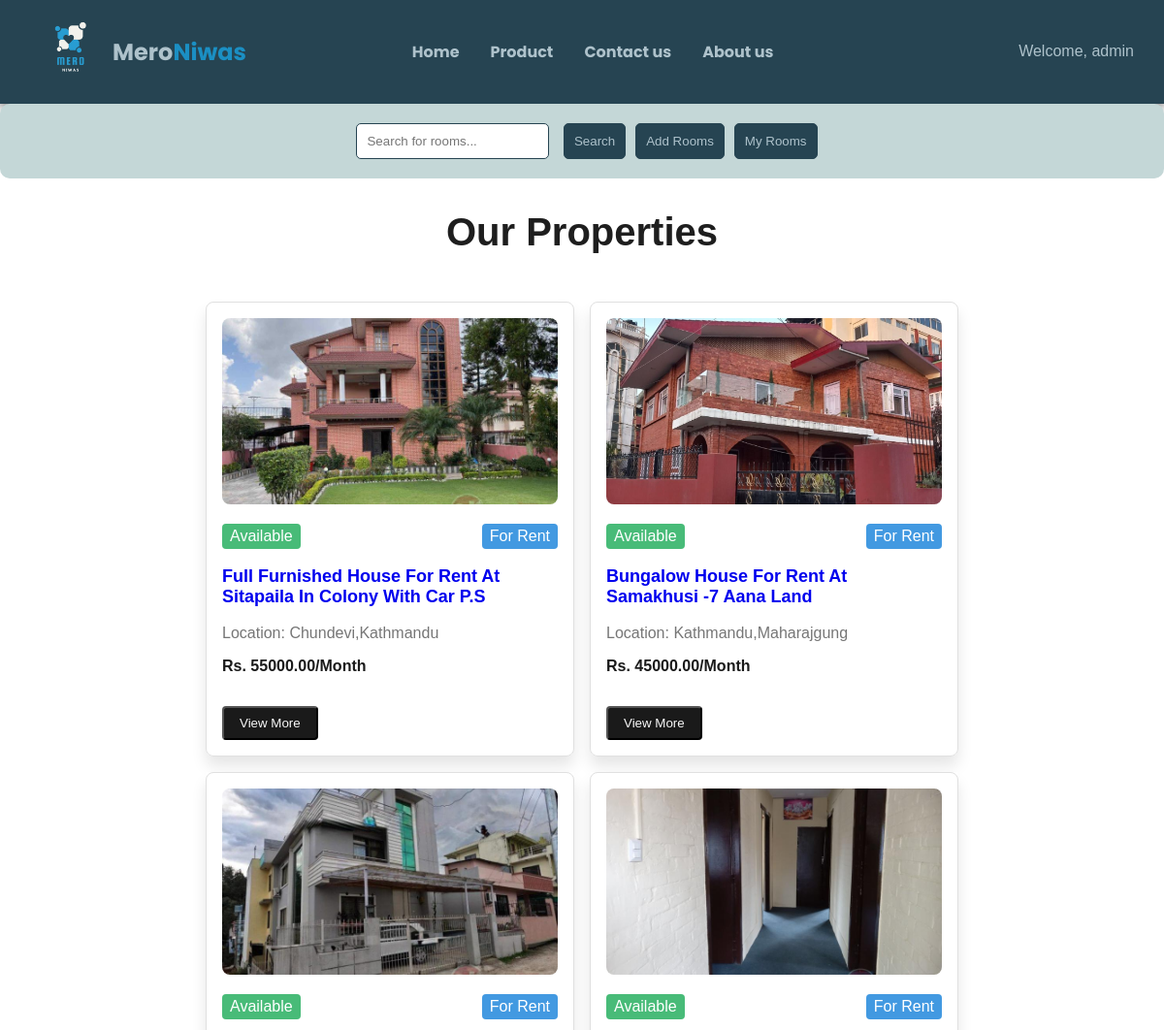
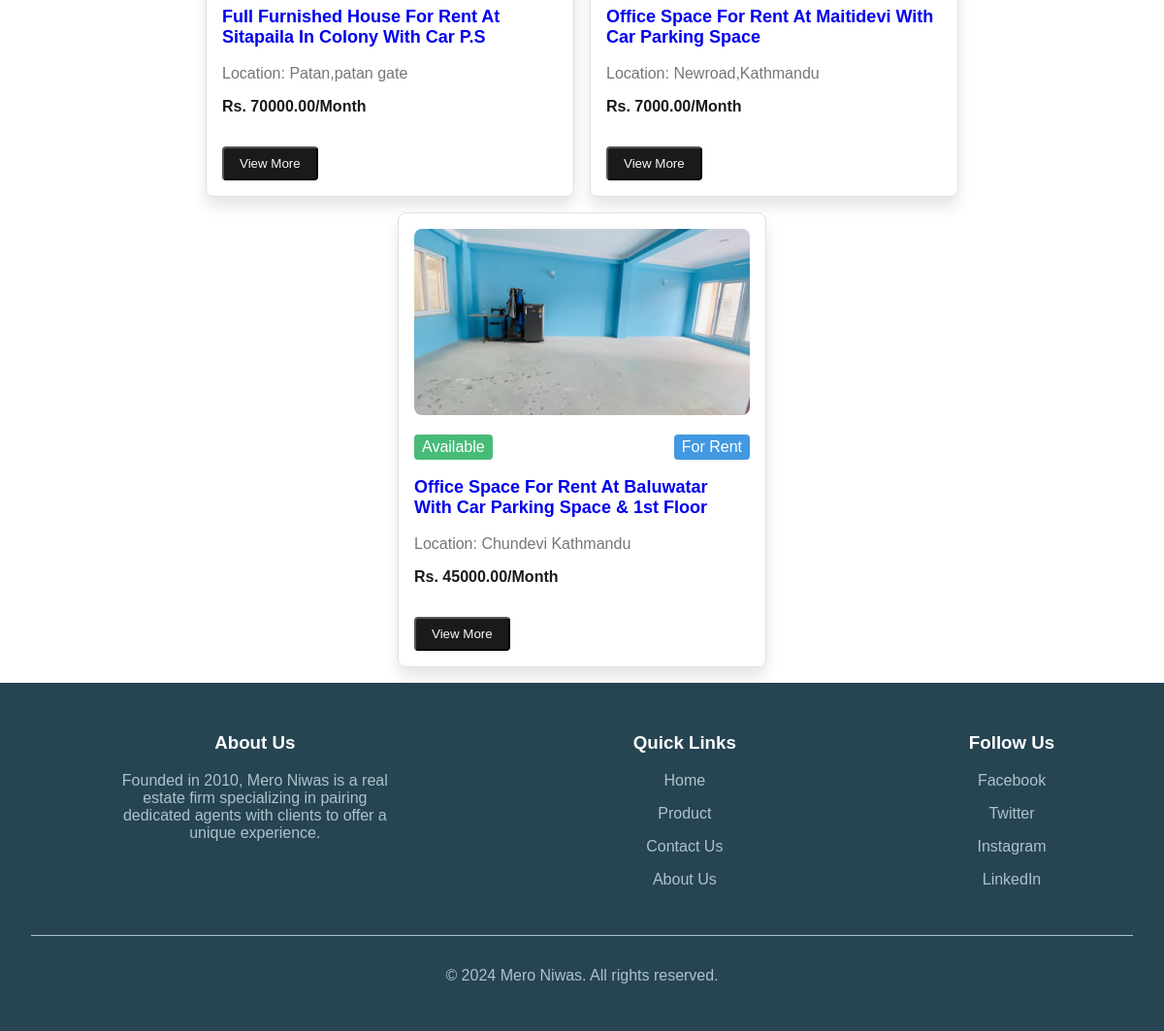
Screenshot of /Product/ (signed in) with the database file from the repository (2 pictures, top to bottom).
### home/models.py (models this page shows, shortened)
class Room(models.Model):
    title = models.CharField(max_length=200)
    description = models.TextField()
    img = models.FileField(upload_to='static/uploads')  # FileField for uploading images
    location = models.CharField(max_length=100)
    price = models.DecimalField(max_digits=10, decimal_places=2)
    user = models.CharField(default="null" , max_length=255, null=False)
    contact_number = models.CharField(max_length=15, null=True)
    email = models.EmailField(max_length=254, null=True)

### home/views.py (the view)
# urls.py: path('Product/', views.show_product, name='show_product'),
def show_product(request):
    rooms = Room.objects.all()
    if request.user.is_authenticated:
        user_profile = UserProfile.objects.get(user=request.user)
        if user_profile.accountType == "broker":
            return show_productBroker(request, rooms)
        else:
            return render(request, 'home/Product.html', {'rooms': rooms})
    return render(request, 'home/Product.html', {'rooms': rooms})

### home/views.py (called while the page is built)
def show_productBroker(request, rooms):
    return render(request, 'home/ProductBroker.html', {'rooms': rooms})

### home/templates/home/ProductBroker.html (shortened to what this page needs)
{% extends 'layout.html' %} {% load static %} {% block main_content %}
<link rel="stylesheet" href="{% static 'css/Product.css' %}" />
<main>
  <div class="search-filter">
    <form method="GET" action="{% url 'show_productBroker' %}">
      <input type="text" name="q" placeholder="Search for rooms..." />
      <button type="submit">Search</button>
    </form>
    <a href="{% url 'AddProduct' %}"><button>Add Rooms</button></a>
    <a href="{% url 'MyProduct' %}"><button>My Rooms</button></a>
  </div>
  <h2 style="display: flex; justify-content: center; font-size: 40px;">Our Properties</h2>
  <div class="bg-background text-foreground">
<section class="container mx-auto my-8">
  <div class=" grid grid-cols-1 md:grid-cols-3 gap-4" style="display: flex; flex-wrap: wrap; justify-content: center;">
    {% for room in rooms %}
  <a href="{% url 'product_detail' room.id %}" class="bg-white" style="width: 380px;">
    <div class="border p-4 rounded-lg shadow-lg" >
      <img src="/{{room.img}}" alt="Featured Property 1" class="w-full h-48 object-cover rounded-lg mb-4" />
      <div class="flex justify-between items-center mb-2">
        <span class="bg-green-500 text-white px-2 py-1 rounded">Available</span>
        <span class="bg-blue-500 text-white px-2 py-1 rounded">For Rent</span>
      </div>
      <h3 class="text-lg font-bold">{{ room.title }}</h3>
      <p class="text-muted-foreground mb-2">Location: {{ room.location }}</p>
      <p class="text-primary font-bold">Rs. {{ room.price }}/Month</p>
      <button class="bg-primary text-primary-foreground px-4 py-2 rounded mt-4">View More</button>
    </div>
  </a>
  {% endfor %}
  </div>
</section>
</div>
</main>
{% endblock %}

### templates/layout.html (shortened to what this page needs)
{% load static %}
<!DOCTYPE html>
<html lang="en">
  <head>
    <link rel="stylesheet" href="{% static 'css/style.css'%}" />
  </head>
  <body>
    <header>
      <nav class="navbar">
        <div class="logo">
          <a href="{% url 'home' %}">
            <img src="{% static 'Assets/logo.png'%}" alt="Error loading" />
            <h2 id="ttxt">Mero</h2>
            <h2 id="txt">Niwas</h2>
          </a>
        </div>
        <div class="naav">
          <div class="nav">
            <h4 class="nav-item"><a href="{% url 'home' %}">Home</a></h4>
            <h4 class="nav-item"><a href="{% url 'show_product' %}">Product</a></h4>
            <h4 class="nav-item">
              <a href="{% url 'ContactUs' %}">Contact us</a>
            </h4>
            <h4 class="nav-item"><a href="{% url 'about_us' %}">About us</a></h4>
          </div>
          {% if user.is_authenticated %}
              <div class="user-info">
                  <div class="dropdown">
                    <button class="dropdown-toggle">Welcome, {{ user.username }}</button>
                </div>
              </div>
          {% endif %}
        </div>
      </nav>
    </header>
    <div class="main">
      {% block main_content %} {% endblock %}
    </div>
    <footer>
      <div class="footer-content">
        <div class="footer-section about">
          <h3>About Us</h3>
          <p>
            Founded in 2010, Mero Niwas is a real estate firm specializing in
            pairing dedicated agents with clients to offer a unique experience.
          </p>
        </div>
        <div class="footer-section links">
          <h3>Quick Links</h3>
          <ul>
            <li><a href="#">Home</a></li>
            <li><a href="{% url 'show_product' %}">Product</a></li>
            <li><a href="{% url 'ContactUs'%}">Contact Us</a></li>
            <li><a href="{% url 'about_us' %}">About Us</a></li>
          </ul>
        </div>
        <div class="footer-section social">
          <h3>Follow Us</h3>
          <ul>
            <li><a href="#">Facebook</a></li>
            <li><a href="#">Twitter</a></li>
            <li><a href="#">Instagram</a></li>
            <li><a href="#">LinkedIn</a></li>
          </ul>
        </div>
      </div>
      <div class="footer-bottom">
        <p>&copy; 2024 Mero Niwas. All rights reserved.</p>
      </div>
    </footer>
  </body>
</html>

### static/css/style.css (style rules this page uses)
body { padding: 0; margin: 0; background-color: #e0f7fa; }
.navbar { display: flex; box-sizing: border-box; justify-content: space-between; font-family: "Poppins", sans-serif; background-color: #264452; border: 2px solid 264452; padding: 2vh; box-shadow: 0px 0px 15px 1px rgba(0, 0, 0, 0.75); -webkit-box-shadow: 0px 0px 15px 1px rgba(0, 0, 0, 0.75); -moz-box-shadow: 0px 0px 15px 1px rgba(0, 0, 0, 0.75); }
.logo, .nav, .log { display: flex; align-items: center; }
.logo { margin-left: 2vw; }
.naav { display: flex; justify-content: center; width: 65%; justify-content: space-between; text-align: center; left: 35%; }
.nav { gap: 2em; }
.logo a img { width: 4em; height: 4em; }
.logo a h2 { margin-left: 1vw; color: #aec2cb; }
.logo a { display: flex; text-decoration: none; }
#txt { color: #1b8fc3; margin-left: 0px; }
.nav h4 a { color: #aec2cb; text-decoration: none; }
.user-info { display: flex; align-items: center; justify-content: center; }
.dropdown { position: relative; display: inline-block; }
.dropdown-toggle { color: #aec2cb; padding: 10px 15px; font-size: 16px; border: none; cursor: pointer; background:none; }
footer { background-color: #264452; color: #aec2cb; padding: 2em; text-align: center; }
.footer-content { display: flex; justify-content: center; margin-bottom: 2em; gap: 20vw; }
.footer-section { max-width: 300px; }
.footer-section h3 { color: #ffffff; }
.footer-section ul { list-style: none; padding: 0; }
.footer-section ul li { margin: 1em 0; }
.footer-section ul li a { color: #aec2cb; text-decoration: none; }
.footer-bottom { border-top: 1px solid #aec2cb; padding-top: 1em; }

### static/css/Product.css (style rules this page uses)
.container { max-width: 1200px; margin: 0 auto; padding: 20px; display: flex; justify-content: center; align-items: center; }
.search-filter { display: flex; justify-content: center; padding: 20px; border-radius: 10px; background-color: #c4d7d7; }
.search-filter input, .search-filter select, .search-filter button { margin-left: 10px; padding: 10px; border: 1px solid #264452; border-radius: 5px; }
.search-filter button { background-color: #264452; color: #aec2cb; cursor: pointer; }

### home/templates/home/ProductBroker.html (style rules this page uses)
:root { --background: #fff; --foreground: #1e1e1e; --card: #fff; --card-foreground: #1e1e1e; --popover: #fff; --popover-foreground: #1e1e1e; --primary: #1a1a1a; --primary-foreground: #f8f8f8; --secondary: #f2f2f2; --secondary-foreground: #1a1a1a; --muted: #f2f2f2; --muted-foreground: #767676; --accent: #f2f2f2; --accent-foreground: #1a1a1a; --destructive: #e53e3e; --destructive-foreground: #f8f8f8; --border: #e0e0e0; --input: #e0e0e0; --ring: #1a1a1a; --radius: 0.5rem; }
body { background-color: var(--background); color: var(--foreground); font-family: Arial, sans-serif; margin: 0; padding: 0; }
a { text-decoration: none; }
.container { max-width: 1200px; margin: 0 auto; padding: 1rem; }
.grid { display: grid; gap: 1rem; }
.grid-cols-1 { grid-template-columns: 1fr; }
.bg-white { background-color: #fff; }
.border { border: 1px solid var(--border); }
.p-4 { padding: 1rem; }
.rounded-lg { border-radius: var(--radius); }
.shadow-lg { box-shadow: 0 10px 15px rgba(0, 0, 0, 0.1); }
.w-full { width: 100%; }
.h-48 { height: 12rem; }
.object-cover { object-fit: cover; }
.mb-4 { margin-bottom: 1rem; }
.flex { display: flex; }
.justify-between { justify-content: space-between; }
.items-center { align-items: center; }
.mb-2 { margin-bottom: 0.5rem; }
.bg-green-500 { background-color: #48bb78; }
.bg-blue-500 { background-color: #4299e1; }
.text-white { color: #fff; }
.px-2 { padding-left: 0.5rem; padding-right: 0.5rem; }
.py-1 { padding-top: 0.25rem; padding-bottom: 0.25rem; }
.rounded { border-radius: 0.25rem; }
.text-lg { font-size: 1.125rem; }
.font-bold { font-weight: bold; }
.text-muted-foreground { color: var(--muted-foreground); }
.text-primary { color: var(--primary); }
.bg-primary { background-color: var(--primary); }
.text-primary-foreground { color: var(--primary-foreground); }
.px-4 { padding-left: 1rem; padding-right: 1rem; }
.py-2 { padding-top: 0.5rem; padding-bottom: 0.5rem; }
.mt-4 { margin-top: 1rem; }

### rows the page displays
Room: img (picture), title "Full Furnished House For Rent At Sitapaila In Colony With Car P.S", location "Chundevi,Kathmandu", price "55000.00"
Room: img (picture), title "Bungalow House For Rent At Samakhusi -7 Aana Land", location "Kathmandu,Maharajgung", price "45000.00"
Room: img (picture), title "Full Furnished House For Rent At Sitapaila In Colony With Car P.S", location "Patan,patan gate", price "70000.00"
Room: img (picture), title "Office Space For Rent At Maitidevi With Car Parking Space", location "Newroad,Kathmandu", price "7000.00"
Room: img (picture), title "Office Space For Rent At Baluwatar With Car Parking Space & 1st Floor", location "Chundevi Kathmandu", price "45000.00"

### other values shown
{{ user.username }} "admin"
